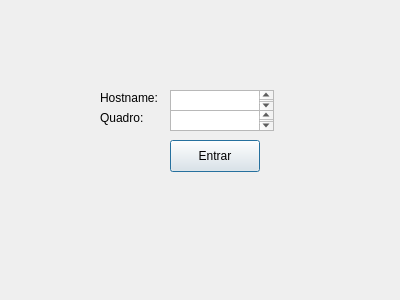
<?xml version="1.0" encoding="UTF-8"?>
<ui version="4.0">
 <class>InputBoard</class>
 <widget class="QDialog" name="InputBoard">
  <property name="geometry">
   <rect>
    <x>0</x>
    <y>0</y>
    <width>400</width>
    <height>300</height>
   </rect>
  </property>
  <property name="windowTitle">
   <string>Dialog</string>
  </property>
  <widget class="QLabel" name="label">
   <property name="geometry">
    <rect>
     <x>100</x>
     <y>90</y>
     <width>71</width>
     <height>16</height>
    </rect>
   </property>
   <property name="text">
    <string>Hostname:</string>
   </property>
  </widget>
  <widget class="QLabel" name="label_2">
   <property name="geometry">
    <rect>
     <x>100</x>
     <y>110</y>
     <width>71</width>
     <height>16</height>
    </rect>
   </property>
   <property name="text">
    <string>Quadro:</string>
   </property>
  </widget>
  <widget class="QTextEdit" name="textEdit">
   <property name="geometry">
    <rect>
     <x>170</x>
     <y>90</y>
     <width>104</width>
     <height>21</height>
    </rect>
   </property>
  </widget>
  <widget class="QTextEdit" name="textEdit_2">
   <property name="geometry">
    <rect>
     <x>170</x>
     <y>110</y>
     <width>104</width>
     <height>21</height>
    </rect>
   </property>
  </widget>
  <widget class="QPushButton" name="pushButton">
   <property name="geometry">
    <rect>
     <x>170</x>
     <y>140</y>
     <width>90</width>
     <height>32</height>
    </rect>
   </property>
   <property name="text">
    <string>Entrar</string>
   </property>
  </widget>
 </widget>
 <resources/>
 <connections/>
</ui>
